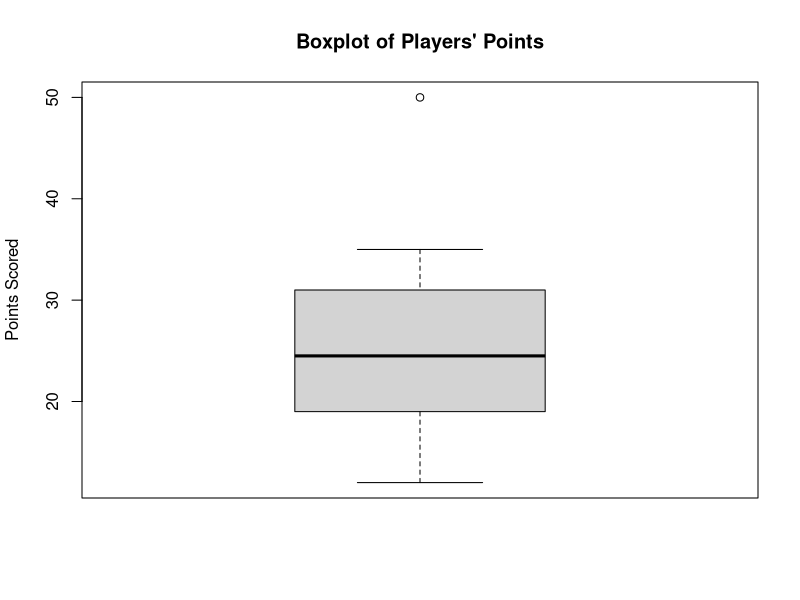

This chart was generated by the following R code:
points <- c(12, 15, 18, 20, 22, 24, 25, 27, 30, 32, 35, 50)

boxplot(points,
        main = "Boxplot of Players' Points",
        ylab = "Points Scored",
        col = "lightgray")

outliers <- boxplot.stats(points)$out

cat("Outlier values:\n")
print(outliers)
